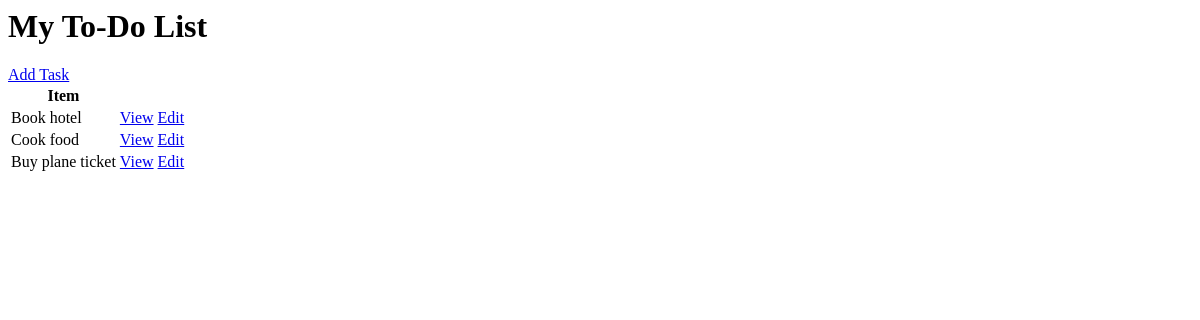
The app's page /, older data.
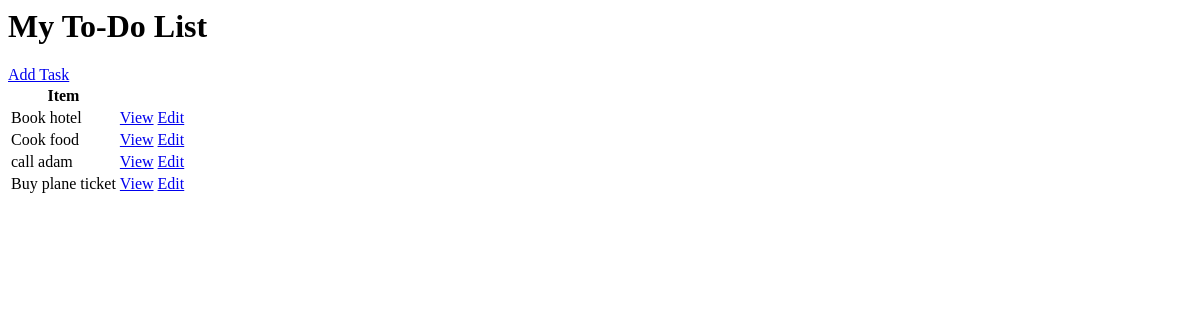
The same page, newer data.
### base/models.py (models this page shows, shortened)
class Task(models.Model):
    user = models.ForeignKey(
        User, on_delete=models.CASCADE, null=True, blank=True)
    title = models.CharField(max_length=200)
    description = models.TextField(null=True, blank=True)
    complete = models.BooleanField(default=False)
    created = models.DateTimeField(auto_now_add=True)
    class Meta:
        ordering = ['complete']

### base/views.py (the view)
# urls.py: path('', TaskList.as_view(), name='tasks'),
class TaskList(ListView):
    model = Task
    context_object_name = 'tasks'

### base/templates/base/task_list.html
<h1>My To-Do List</h1>
<a href="{% url 'task-create' %}">Add Task</a>
<table>
    <tr>
        <th>Item</th>
        <th></th>
        <th></th>
    </tr>
    {% for task in tasks %}
    <tr>
        <td>{{task.title}}</td>
        <td><a href="{% url 'task' task.id %}">View</a></td>
        <td><a href="{% url 'task-update' task.id %}">Edit</a></td>
    </tr>
    {% empty %}
        <h3> No itmes in list</h3>
    {% endfor %}
</table>

Row changes from the older to the newer data that the page shows:
added Task: title "call adam"
